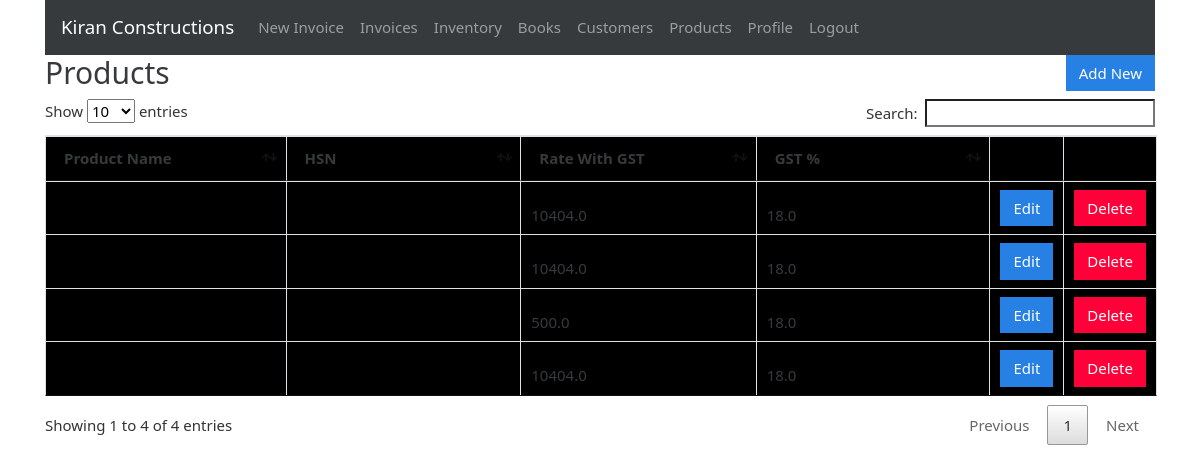
The app's page /products (signed in), older data.
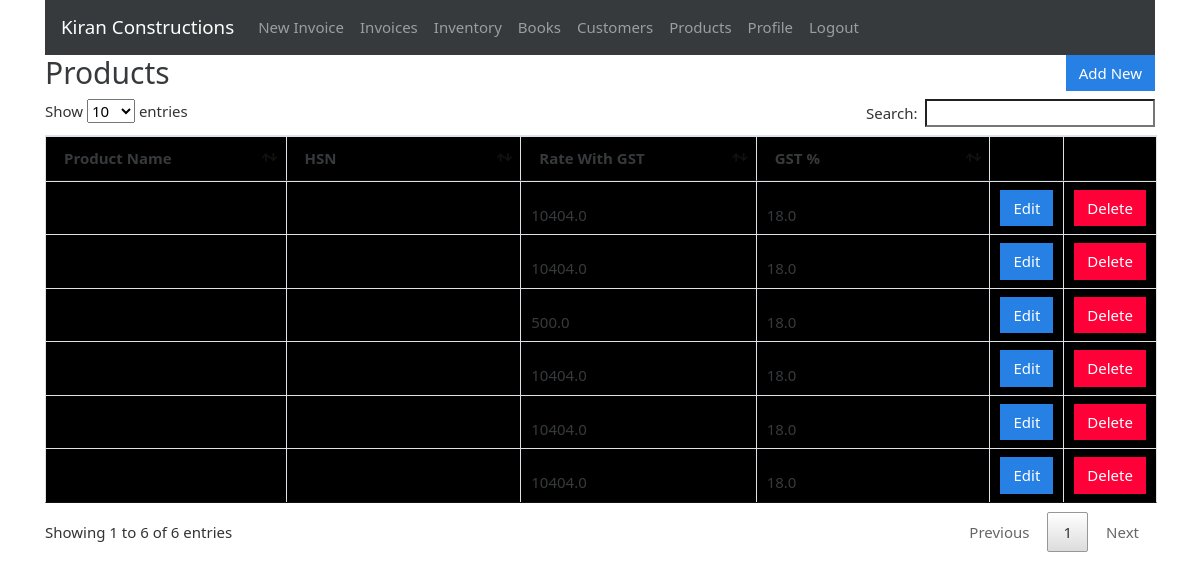
The same page, newer data.
### gstbillingapp/models.py (models this page shows, shortened)
class Product(models.Model):
    user = models.ForeignKey(User, null=True, blank=True, on_delete=models.SET_NULL)
    item_number = models.CharField(max_length=200, blank=True, null=True)
    product_sac = models.CharField(max_length=50, null=True, blank=True)
    service_number = models.CharField(max_length=200, blank=True, null=True)
    product_description = models.CharField(max_length=200, blank=True, null=True)
    product_unit = models.CharField(max_length=50)
    product_gst_percentage = models.FloatField()
    product_rate_with_gst = models.FloatField()

### gstbillingapp/views.py (the view)
# urls.py: path('products', views.products, name='products'),
@login_required
def products(request):
    context = {}
    context['products'] = Product.objects.filter(user=request.user)
    return render(request, 'gstbillingapp/products.html', context)

### Gst-Billing-Python-Django/gstbillingapp/templates/gstbillingapp/products.html (shortened to what this page needs)
{% extends "gstbillingapp/base.html" %}
{% load static %}
{% block content %}
		<div class="row">
			<div class="col">
				<h2>Products</h2>
			</div>
			<div class="col">
				<a href="{% url 'product_add' %}" id="add_product_btn"><button type="button" class="btn btn-primary">Add New</button></a>
			</div>
		</div>
		<table class="table table-bordered" id="product-table">
			<thead>
				<tr>
					<th>Product Name</th>
					<th>HSN</th>
					<th>Rate With GST</th>
					<th>GST %</th>
					<th></th>
					<th></th>
				</tr>
			</thead>
			<tbody class="two-col-form">
				{% for product in products %}
				<tr>
	 				<td>{{product.product_name}}</td>
	 				<td>{{product.product_hsn}}</td>
	 				<td>{{product.product_rate_with_gst}}</td>
	 				<td>{{product.product_gst_percentage}}</td>
	 				<td><a href="{% url 'product_edit' product.id %}"><button type="button" class="btn btn-primary">Edit</button></a></td>
	 				<td><button type="button" class="btn btn-danger" data-toggle="modal" data-target="#productDeleteModal" data-product-id="{{product.id}}" data-product-name="{{product.product_name}}">Delete</button></td>
				</tr>
				{% endfor %}
			</tbody>
		</table>
{% endblock %}

Row changes from the older to the newer data that the page shows:
added Product: product_rate_with_gst "10404.0", product_gst_percentage "18.0"
added Product: product_rate_with_gst "10404.0", product_gst_percentage "18.0"
Text that changed along with them:
text written by a page script: "Show entries Search: Showing 1 to 4 of 4 entries Previous 1 Next" → "Show entries Search: Showing 1 to 6 of 6 entries Previous 1 Next"
